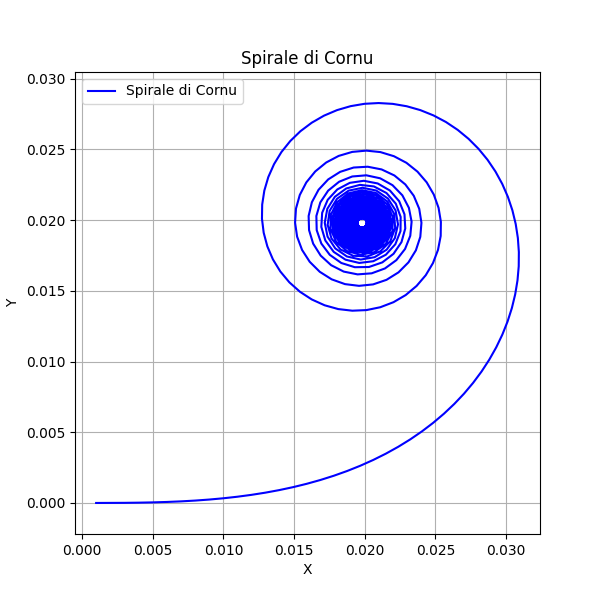

Write the Python code that produced this figure.
'''
La spirale di Cornu, anche conosciuta come spirale di clothoide, è una spirale logaritmica utilizzata nella progettazione di strade, ferrovie e altre infrastrutture di trasporto. La sua caratteristica principale è che la curvatura della spirale aumenta linearmente rispetto alla sua lunghezza, il che la rende utile per collegare una curva costante (cioè una curva circolare) a una retta in modo graduale e senza brusche variazioni di curvatura
'''

import numpy as np
import matplotlib.pyplot as plt

# Parametri della spirale di Cornu
L = 1.0  # Lunghezza totale della spirale
k_max = 2.0  # Curvatura massima

# Numero di punti per la curva
num_points = 1000

# Calcola la spirale di Cornu
s = np.linspace(0, L, num_points)
k = k_max * s / L
x = np.cumsum(np.cos(np.cumsum(k))) * (L / num_points)
y = np.cumsum(np.sin(np.cumsum(k))) * (L / num_points)

# Crea un grafico per visualizzare la spirale di Cornu
plt.figure(figsize=(6, 6))
plt.plot(x, y, label='Spirale di Cornu', color='blue')
plt.xlabel('X')
plt.ylabel('Y')
plt.title('Spirale di Cornu')
plt.legend()
plt.grid(True)
plt.axis('equal')
plt.show()
